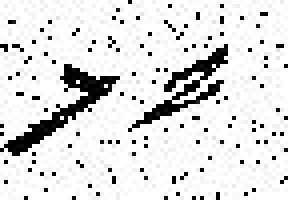
#> input picture package/pil/img/noise.jpg, 72 x 50 px (shown 4 times larger)
$ python clearNoise.py
#> lines starting #> are read from the running program, lines starting #| are printed output that depends on the picture
# -*- coding: utf-8 -*-
import sys, os
from PIL import Image,ImageDraw

'''
降低图片噪点

# 二值判断,如果确认是噪声,用改点的上面一个点的灰度进行替换
# 该函数也可以改成RGB判断的,具体看需求如何
'''
def getPixel(image,x,y,G,N):
    L = image.getpixel((x,y))
    if L > G:
        L = True
    else:
        L = False

    nearDots = 0
    if L == (image.getpixel((x - 1,y - 1)) > G):
        nearDots += 1
    if L == (image.getpixel((x - 1,y)) > G):
        nearDots += 1
    if L == (image.getpixel((x - 1,y + 1)) > G):
        nearDots += 1
    if L == (image.getpixel((x,y - 1)) > G):
        nearDots += 1
    if L == (image.getpixel((x,y + 1)) > G):
        nearDots += 1
    if L == (image.getpixel((x + 1,y - 1)) > G):
        nearDots += 1
    if L == (image.getpixel((x + 1,y)) > G):
        nearDots += 1
    if L == (image.getpixel((x + 1,y + 1)) > G):
        nearDots += 1

    if nearDots < N:
        return image.getpixel((x, y-1))
    else:
        return None

# 降噪
# 根据一个点A的RGB值，与周围的8个点的RBG值比较，设定一个值N（0 <N <8），当A的RGB值与周围8个点的RGB相等数小于N时，此点为噪点
# G: Integer 图像二值化阀值
# N: Integer 降噪率 0 <N <8
# Z: Integer 降噪次数
# 输出
#  0：降噪成功
#  1：降噪失败
def clearNoise(image,G,N,Z):
    draw = ImageDraw.Draw(image)

    for i in xrange(0,Z):
        for x in xrange(1,image.size[0] - 1):
            for y in xrange(1,image.size[1] - 1):
                color = getPixel(image,x,y,G,N)
                if color != None:
                    draw.point((x,y), color)

#测试代码
def main():
    #打开图片
    image = Image.open("img/noise.jpg")
#> image is the input picture: PIL image 72x50 L; min 0, max 255, mean 222.2

    #将图片转换成灰度图片
    image = image.convert("L")

    #去噪,G = 50,N = 4,Z = 4
    clearNoise(image,50,4,4)
#> the loop in clearNoise, `for i in xrange(0,Z):` made 4 passes
#> after the loop in clearNoise, `for i in xrange(0,Z):`:
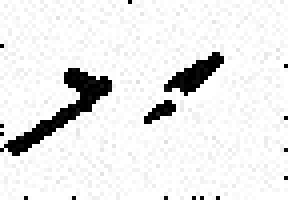
#> image: PIL image 72x50 L (shown 4 times larger); min 0, max 255, mean 233.4

    #保存图片
    image.save("img/_noise.jpg")


if __name__ == '__main__':
    main()
